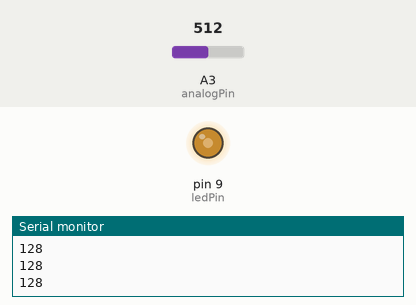
Recording of a sketch running on a simulated Arduino Uno, built with avr-gcc and run on an emulated ATmega328P. Shown: output pins drawn as LEDs (lit = HIGH), the last lines printed to the serial monitor. Inputs (shaded band) come from the test bench; at power-on: A3 (analogPin) = 512.

Above: at 1.2 s.
1.3 s: A3 (analogPin) set to 716
At 2.1 s:
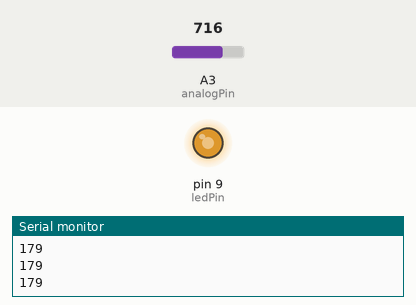
2.8 s: A3 (analogPin) set to 900
At 3.4 s:
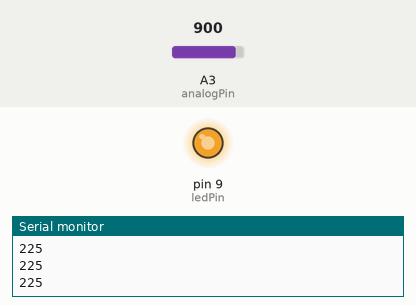
4.3 s: A3 (analogPin) set to 122
At 5.5 s:
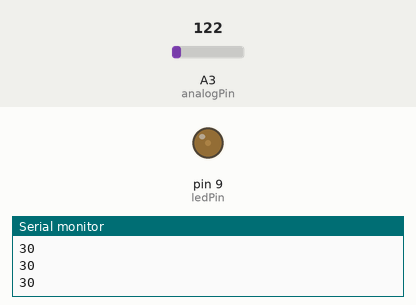
5.8 s: A3 (analogPin) set to 0
At 6.8 s:
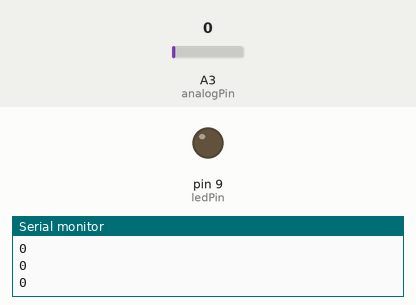
Timing chart, 0 to 8.3 s (numbered marks = the images above; inputs shaded):
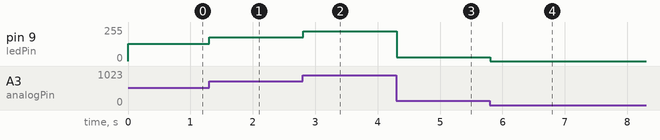

The sketch:

analog_write.ino
```cpp
int ledPin = 9;      // LED connected to digital pin 9

int analogPin = 3;   // potentiometer connected to analog pin 3

int val = 0;         // variable to store the read value


void setup()

{

  pinMode(ledPin, OUTPUT);   // sets the pin as output
  Serial.begin(9600);

}


void loop()

{

  val = analogRead(analogPin);   // read the input pin
  Serial.print(val/4);
  Serial.println();
  analogWrite(ledPin, val / 4);  // analogRead values go from 0 to 1023, analogWrite values from 0 to 255

}
```

Measured:
- after the input at 1.3 s, pin 9 (ledPin): 128/255 → 179/255 at once
- after the input at 2.8 s, pin 9 (ledPin): 179/255 → 225/255 at once
- after the input at 4.3 s, pin 9 (ledPin): 225/255 → 30/255 at once
- after the input at 5.8 s, pin 9 (ledPin): 30/255 → 0/255 at once
